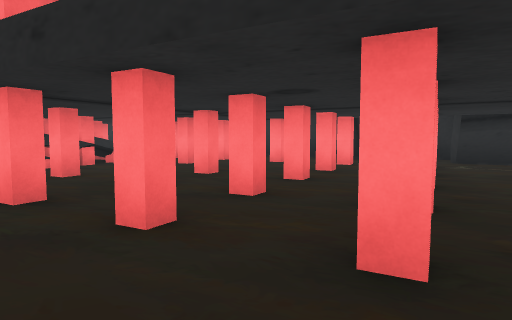
[1] (above)

19 first-person views from a walk through a 3-D level made in the Unity game engine. The camera is 1.3 m above the floor, tilts 4° down and sees 75° across. The floor is counted in squares, 2 m on a side. Each view is taken from the middle of a square. On the plan, view 1 faces up. The plan holds only what a view shows up to about 10 squares ahead; the rest is blank. The place goes on beyond the plan. The player is left out. Some animated figures are left out. Some surface patterns are stand-ins.

[2]
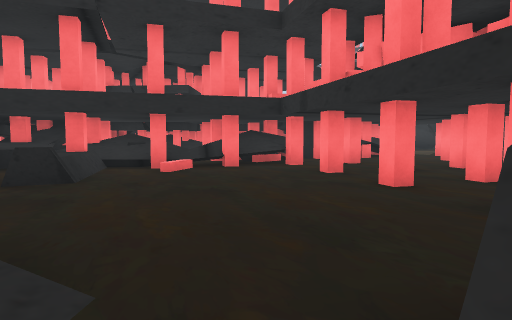

[3]
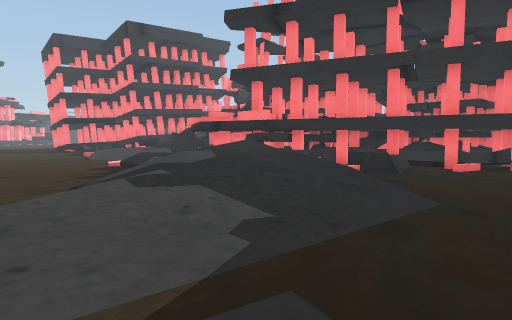

[4]
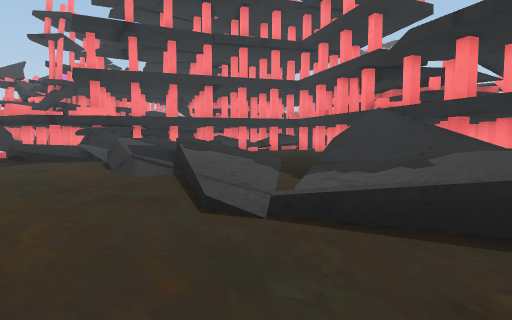

[5]
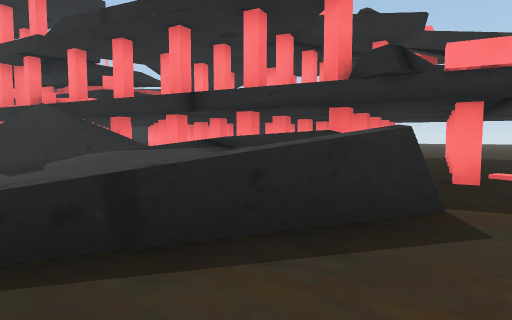

[6]
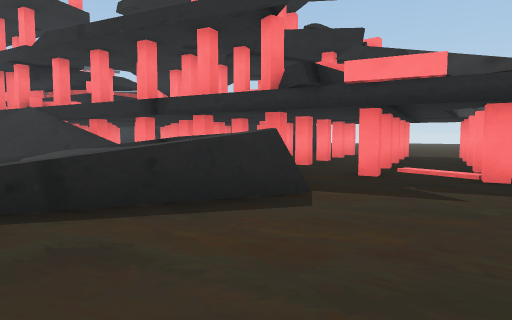

[7]
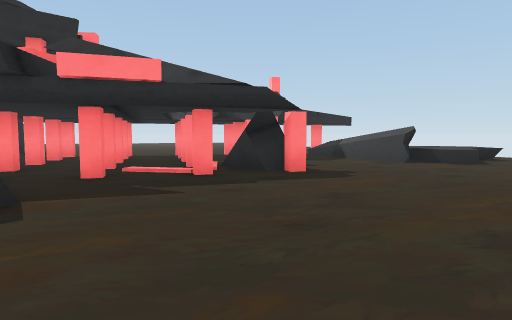

[8]
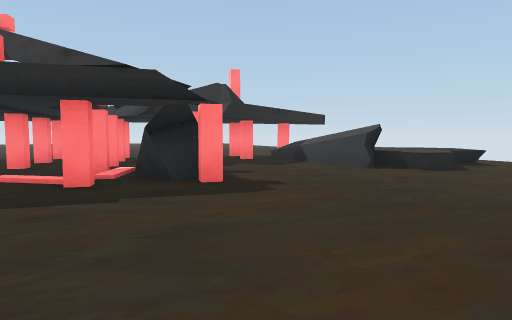

[9]
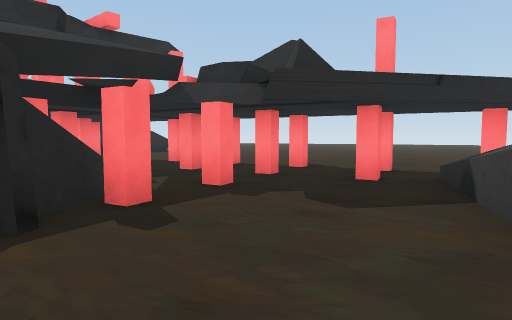

[10]
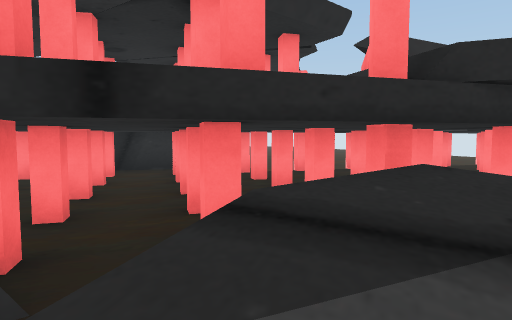

[11]
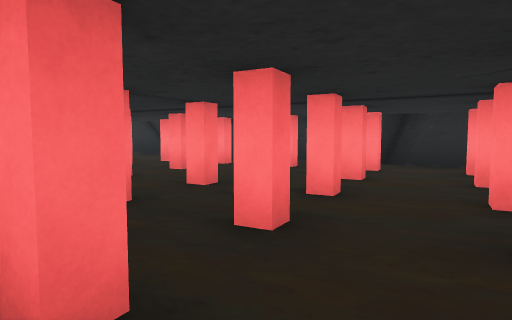

[12]
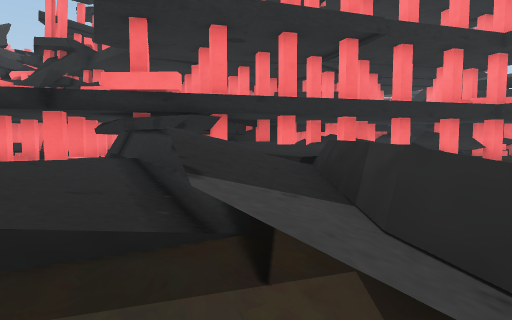

[13]
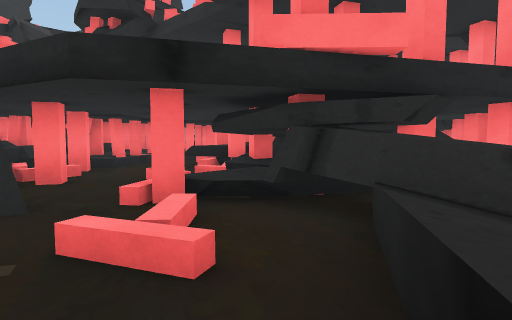

[14]
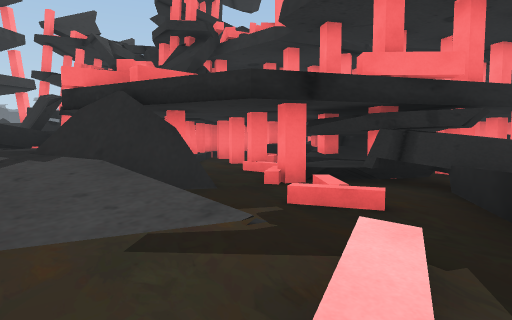

[15]
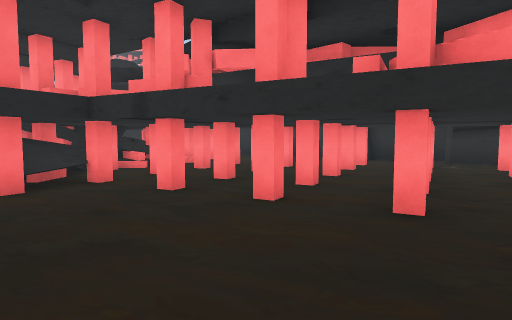

[16]
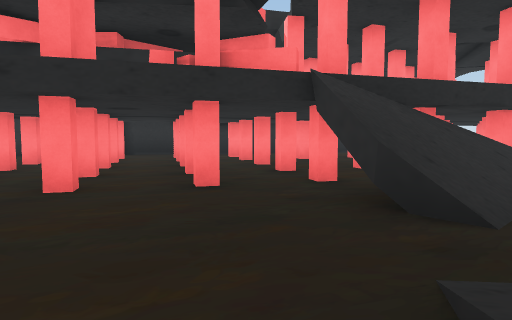

[17]
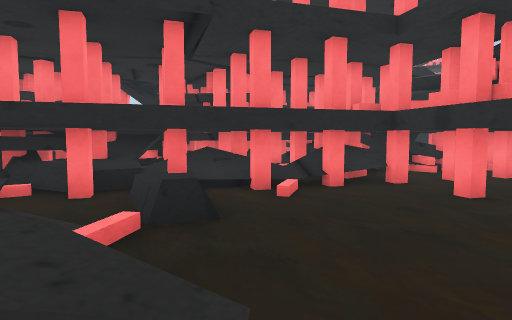

[18]
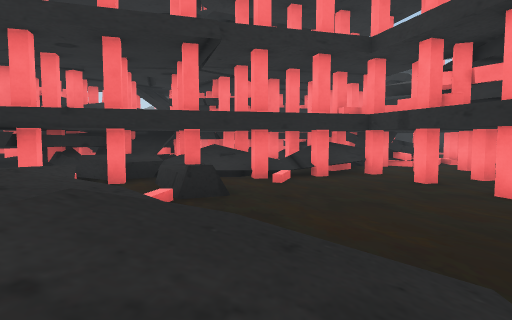

[19]
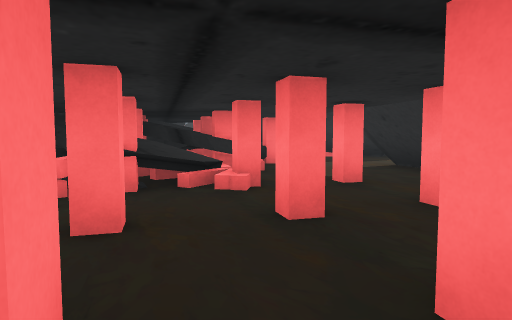

### Floor plan
Key: @ floor where view 1 was taken; # wall or solid block; x gap in a wall; . main floor; : floor 0.5 m higher than the main floor; + floor 0.75 m higher than the main floor; * floor 1 m higher than the main floor; / step, stairs or slope; = window, fence, low wall or low ledge; ^ raised ledge; v drop or lower ground.
Columns run from 15 left of view 1 to 20 right of it. Each row starts with its distance up from view 1.
 13            ./
 12            ../
 11            #..
 10         vvx..#.
  9          v#=..#
  8           ##.#...#./
  7          ##/.#.#.../###
  6           #.###...#.#####
  5        ^##......#...# ####
  4       ####^#...#.....#.x.#
  3          ##..#...#.....#..#.    ....
  2         ##/...#.###....##...#.......
  1        ##/.......#..#..#...#.#......
  0      #####^....@//=###...#...#.#...
 -1    ####^^=^^....////#.. #..#..#...
 -2    #:####=== ///..  /.# ../##...###
 -3   ##/######= ///.. ////#../##....=
 -4  #.#//### ##*=///.//////.#/##...==
 -5 ###/..##v/===////////  /....#...##=
 -6 ##^//.././/////////////.........x++=
 -7 ^   ##//.///......///...........==+.
 -8 ^   ///../..........................
 -9      //.......   ..... .......

Where each view was taken, in squares from view 1:
view 1: 0 up, 0 right, facing up
view 2: 2 down, 1 right, facing up-left
view 3: 4 down, 4 right, facing left
view 4: 9 down, 6 right, facing up-left
view 5: 8 down, 7 right, facing up
view 6: 9 down, 8 right, facing up
view 7: 9 down, 8 right, facing up-right
view 8: 9 down, 10 right, facing up-right
view 9: 7 down, 15 right, facing up
view 10: 4 down, 5 right, facing up-right
view 11: 2 down, 6 right, facing up
view 12: 7 down, 2 left, facing up-left
view 13: 7 down, 6 left, facing up-left
view 14: 9 down, 6 left, facing up-left
view 15: 2 down, 1 left, facing up
view 16: 2 down, 2 left, facing up-right
view 17: 3 down, 1 left, facing up-left
view 18: 4 down, 0 right, facing up-left
view 19: 6 up, 0 right, facing up-left
